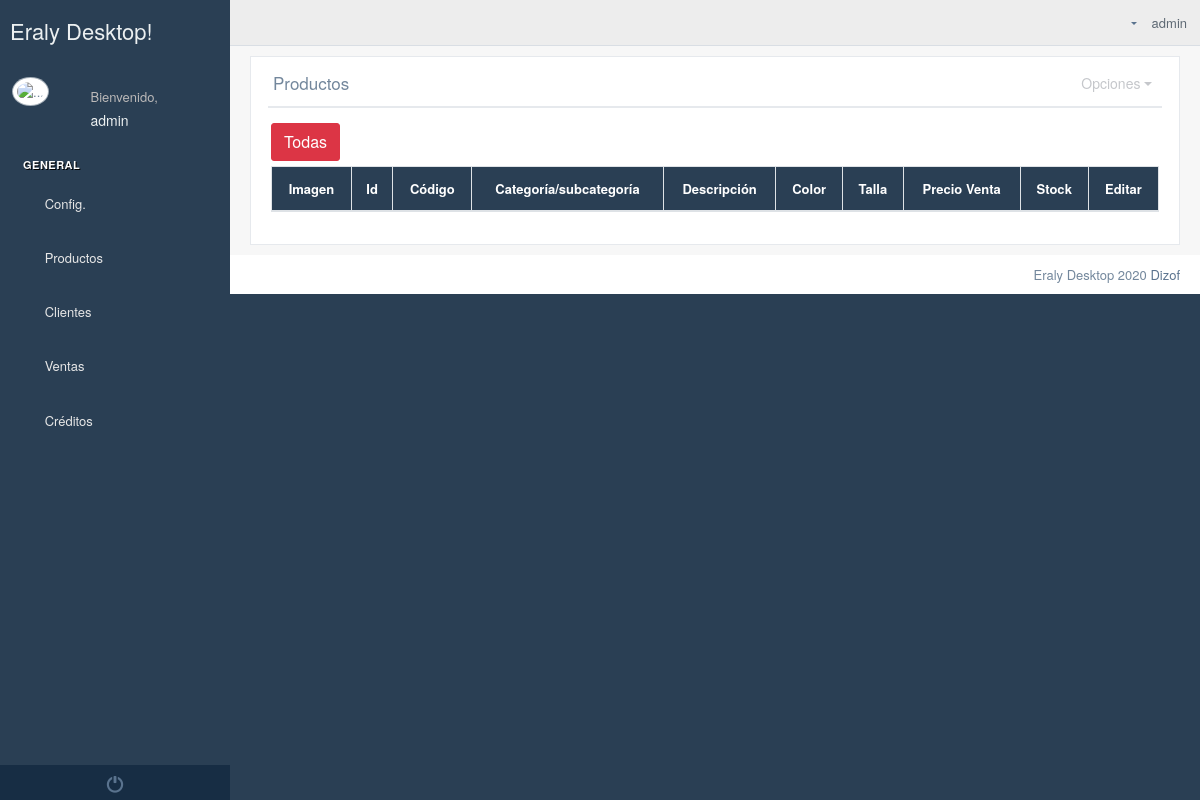
The page /products/ (signed in) on the database as committed earlier.
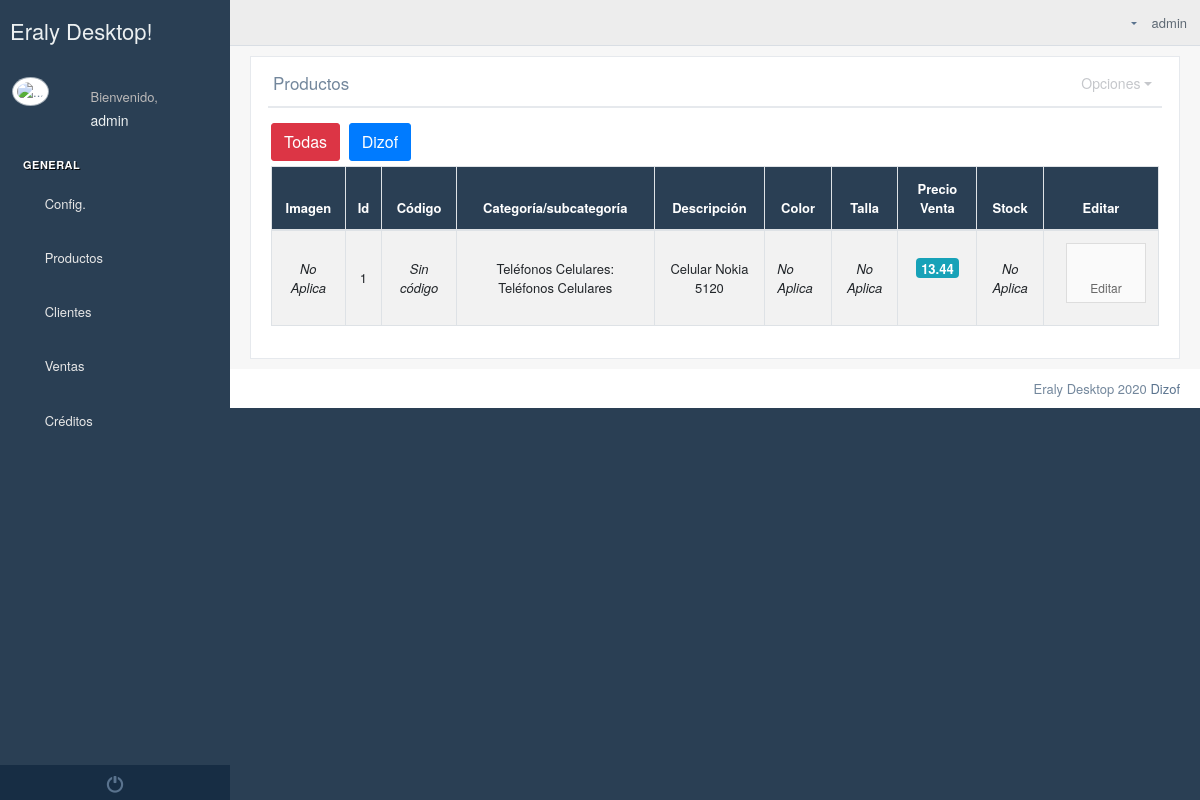
The same page on the database as committed later.
### Empresa/models.py (models this page shows, shortened)
class Establecimiento(models.Model):
    logo=models.ImageField(upload_to="logos/establecimientos",null=True,blank=True)
    banner=models.ImageField(upload_to="banner/establecimientos",null=True,blank=True)
    pie_pagina=models.ImageField(upload_to="pie/establecimientos",null=True,blank=True)
    cabecera_tienda=models.ImageField(upload_to="logos/tienda",null=True,blank=True)
    color_encabezado_documentos=models.CharField(max_length=40, default="#ffffff")
    usuario=models.ForeignKey(User,on_delete=models.CASCADE)
    ruc=models.CharField(max_length=13)
    nombreComercial=models.CharField(max_length=60)
    representateLegal=models.CharField(max_length=60)
    slug = models.SlugField(max_length=255, unique=True, blank=True)
    descripcion = RichTextUploadingField(null=True, blank=True)
    ubicacion_gps = models.CharField(max_length=300,null=True,blank=True)
    correo_electronico=models.EmailField(max_length=600,null=True,blank=True)
    web=models.CharField(max_length=400,null=True,blank=True)
    facebook=models.CharField(max_length=400,null=True,blank=True)
    instagram=models.CharField(max_length=400, null=True, blank=True)
    youtube = models.CharField(max_length=400,null=True,blank=True)

### Producto/models.py (models this page shows, shortened)
class Productos(models.Model):
    tipo=models.CharField(max_length=2, default="P")
    imagen=models.ImageField(upload_to="productos",null=True,blank=True, help_text="imagen de 100px x 100px")
    codigo=models.CharField(max_length=300, null=True,blank=True, help_text="Solo si tiene codigo interno o codigo de barras")
    establecimiento = models.ForeignKey(Establecimiento, on_delete=models.CASCADE, null=True, blank=True)
    subcategoria=models.ForeignKey(Subcategorias, on_delete=models.CASCADE)
    marca=models.ForeignKey(Marca,on_delete=models.CASCADE,null=True,blank=True)
    nombre=models.CharField(max_length=100)
    talla=models.CharField(max_length=50,null=True,blank=True)
    dimension=models.CharField(max_length=200,null=True,blank=True)
    detallesTecnicos = RichTextUploadingField(null=True,blank=True,help_text="Es opcional")
    descripcion = RichTextUploadingField()
    estado=models.BooleanField(default=True)
    hash = models.CharField(max_length=256,null=True,blank=True)
    class Meta:
        verbose_name_plural = "3. Producto "

class Subcategorias(models.Model):
    categoria = models.ForeignKey(Categorias, on_delete=models.CASCADE)
    icono=models.CharField(max_length=20)
    nombre=models.CharField(max_length=200)
    descripcion=models.TextField()
    class Meta:
        verbose_name_plural = "2. Subcategorias "

class Categorias(models.Model):
    establecimiento=models.ForeignKey(Establecimiento,on_delete=models.CASCADE,null=True,blank=True)
    icono=models.CharField(max_length=20, default='fa fa-')
    nombre=models.CharField(max_length=200)
    descripcion=models.TextField(null=True,blank=True)
    class Meta:
        verbose_name_plural = "1. Categorias "

class Precios(models.Model):
    producto=models.ForeignKey(Productos, on_delete=models.CASCADE)
    precioVenta=models.DecimalField(max_digits=9, decimal_places=2)
    iva=models.DecimalField(max_digits=9, decimal_places=2,default=0)
    total=models.DecimalField(max_digits=9, decimal_places=2,default=0)
    detalle=models.CharField(max_length=50)
    estado=models.BooleanField(default=True)
    class Meta:
        verbose_name_plural = "6. Precios Producto "

### Producto/views.py (the view)
# urls.py: path("products/",productos),
def productos(request):
    productos=Productos.objects.filter(establecimiento__usuario=request.user)
    if request.GET.get('empresa'):
        productos = Productos.objects.filter(establecimiento_id=request.GET.get('empresa'))
    contexto={
        "productos":productos,
        "empresas":Establecimiento.objects.filter(usuario=request.user)
    }
    return render(request, "producto/productos.html",contexto)

### templates/producto/productos.html (shortened to what the changed rows need)
{% extends 'Home/index2.html' %}
{% block contenido_index %}
{% load static %}
{% load productosTags %}
    <div class="">
        <div class="row">
            <div class="col-md-12 col-sm-12 ">
                <div class="x_panel">
                    <div class="x_title">
                        <h2>Productos <small>del establecimientos</small></h2>
                    </div>
                    <div class="x_content">
                        <div class="row">
                            <div class="col-sm-12">
                            <a class="btn btn-danger" href="/products/">Todas</a>
                        {% for empresa in empresas %}
                        <a class="btn btn-primary" href="/products/?empresa={{ empresa.id }}">{{ empresa.nombreComercial }}</a>
                        {% endfor %}
                                <div class="card-box table-responsive">
                                    <table id="productos" class="table table-striped table-bordered" style="width:100%">
                                        <thead style="background-color: #2A3F54; color: white">
                                        <tr>
                                            <th style="text-align: center">Imagen</th>
                                            <th style="text-align: center">Id</th>
                                            <th style="text-align: center">Código</th>
                                            <th style="text-align: center">Categoría/subcategoría</th>
                                            <th style="text-align: center">Descripción</th>
                                            <th style="text-align: center">Color</th>
                                            <th style="text-align: center">Talla</th>
                                            <th style="text-align: center">Precio Venta</th>
                                            <th style="text-align: center">Stock</th>
                                            <th style="text-align: center">Editar</th>
                                        </tr>
                                        </thead>
                                        <tbody>
                                        {% for producto in productos %}
                                            <tr>
                                            <td style="text-align: center; vertical-align: middle">
                                                {% if producto.tipo == "P" %}
                                                <img style="width: 50px;height: 50px;" src="/media/{{ producto.imagen }}" alt="image">
                                                {% else %}
                                                    <i>No Aplica</i>
                                                {% endif %}
                                            </td>
                                            <td style="text-align: center; vertical-align: middle">{{ producto.id }}</td>
                                            <td style="text-align: center; vertical-align: middle">{% if producto.codigo  %}{{ producto.codigo }}{% else %} <i>Sin código</i> {% endif %}</td>
                                            <td style="text-align: center; vertical-align: middle">{{ producto.subcategoria.categoria.nombre }}: {{ producto.subcategoria.nombre }}</td>
                                            <td style="text-align: center; vertical-align: middle">{{ producto.nombre }}</td>
                                            <td style="text-align: justify; vertical-align: middle">
                                            {% if producto.tipo == "P" %}
                                                {% for color in producto.colores_set.all %}
                                                    <i class="fa fa-circle" style="color:{{ color.codigoColor }}"></i>
                                                    <i>{{ color }}</i>
                                                    <br>
                                                {% endfor %}
                                            {% else %}
                                                <i>No Aplica</i>
                                            {% endif %}
                                            </td>
                                            <td style="text-align: center; vertical-align: middle">
                                            {% if producto.tipo == "P" %}
                                                {% if producto.talla %}
                                                    <i>{{ producto.talla }}</i>
                                                {% else %}
                                                    <i>Sin talla</i>
                                                {% endif %}
                                            {% else %}
                                            <i>No Aplica</i>
                                            {% endif %}
                                            </td>
                                            <td style="text-align: center; vertical-align: middle">
                                                {% for precios in producto.precios_set.all %}
                                                    <span class="badge badge-info" style="font-size: 13px">{{ precios.total }}</span><br>
                                                    <br>
                                                {% endfor %}
                                            </td>
                                            <td style="text-align: center; vertical-align: middle">
                                                {% if producto.tipo == "P" %}
                                                    {% stock producto.id %}
                                                {% else %}
                                                    <i>No Aplica</i>
                                                {% endif %}
                                            </td>
                                            <td style="text-align: center; vertical-align: middle; font-size: 20px">
                                                <a class="btn btn-app" href="/products/edit/{{ producto.id }}/">
                                                    <i class="fa fa-edit"></i>Editar</a>
                                            </td>
                                        </tr>
                                        {% endfor %}
                                        </tbody>
                                    </table>
                                </div>
                            </div>
                        </div>
                    </div>
                </div>
            </div>
        </div>
    </div>
{% endblock %}

Rows that differ between the two databases and show on the page:
added Establecimiento: nombreComercial "Dizof"
added Productos: tipo "No Aplica", id "1", shows "Sin código", subcategoria.categoria.nombre "Teléfonos Celulares", subcategoria.nombre "Teléfonos Celulares", nombre "Celular Nokia 5120"
added Precios: total "13.44"
